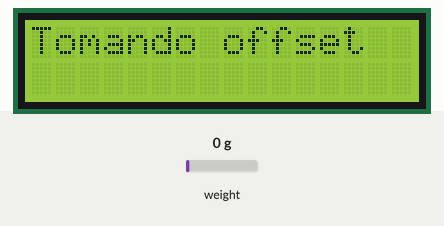
Bench run of a sketch on a simulated ESP8266 (NodeMCU). Parts: 16×2 character LCD. The inputs (shaded band) are chosen by the test bench; at power-on: weight on the scale 0 g. WiFi joins after 1.5 s; servers stay silent unless stated.

Above: at 2.7 s.
At 11.5 s:
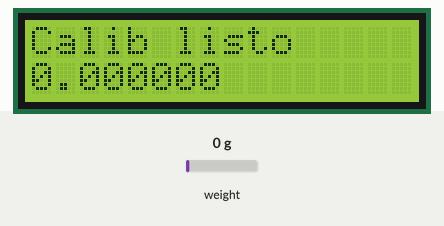
14.7 s: weight on the scale set to 100 g
At 17.1 s:
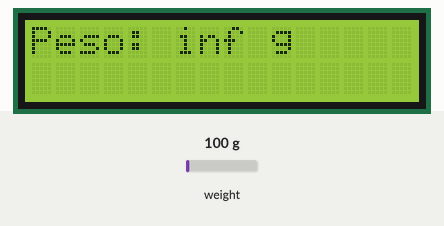
Timing chart, 0 to 18.6 s (numbered marks = the images above; inputs shaded):
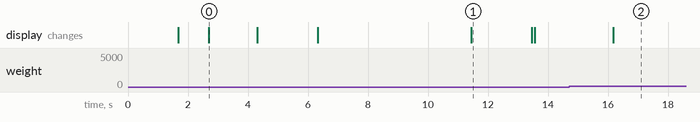

The sketch:

Codigo_Weight_API.ino
```cpp
#include "HX711.h"
#include <Wire.h>
#include <LiquidCrystal_I2C.h>
#include <ESP8266WiFi.h>
#include <WiFiClient.h>
#include <ESP8266HTTPClient.h>

const char* ssid = "Tec-IoT";
const char* password = "spotless.magnetic.bridge";
HTTPClient httpClient;
WiFiClient wClient;
String URL = "http://10.22.194.2:5074/Sensores";

LiquidCrystal_I2C lcd(0x27, 16, 2);

#define DT  D2
#define SCK D1

HX711 scale;

const float referenciaPeso = 210.0;

long offset = 0;
float calibration_factor = 1.0;
float prevWeight = 0;

void setup() {

  WiFi.mode(WIFI_STA);
  WiFi.disconnect();
  delay(100);
  WiFi.begin(ssid, password);

  while (WiFi.status() != WL_CONNECTED) {
    delay(500);
  }

  Wire.begin(D5, D6);
  lcd.init();
  lcd.backlight();
  lcd.clear();

  lcd.setCursor(0, 0);
  lcd.print("Iniciando...");
  delay(1000);

  scale.begin(DT, SCK);

  calibrarCelda(referenciaPeso);

}

void loop() {
  if (scale.is_ready()) {
    long reading = scale.read();
    float weight = (reading - offset) / calibration_factor;

    if (weight < 0.5) weight = 0;

    lcd.clear();
    lcd.setCursor(0, 0);
    lcd.print("Peso: ");
    lcd.print(weight);
    lcd.print(" g");

    if(abs(prevWeight - weight) >= 10){
      float diference = weight - prevWeight;
      guardarBD(weight, diference);
    }

    prevWeight = weight;

  } else {
    lcd.setCursor(0, 0);
    lcd.print("HX711 no listo  ");
  }
  delay(2500);
}

void calibrarCelda(float pesoReferencia) {
  lcd.clear();
  lcd.setCursor(0, 0);
  lcd.print("Tomando offset");
  delay(1500);

  offset = scale.read();

  lcd.clear();
  lcd.setCursor(0, 0);
  lcd.print("Offset:");
  lcd.setCursor(0, 1);
  lcd.print(offset);
  delay(2000);

  lcd.clear();
  lcd.setCursor(0, 0);
  lcd.print("Pon el peso...");
  delay(5000);

  long lecturaConPeso = scale.read();

  calibration_factor = (float)(lecturaConPeso - offset) / pesoReferencia;

  lcd.clear();
  lcd.setCursor(0, 0);
  lcd.print("Calib listo");
  lcd.setCursor(0, 1);
  lcd.print(calibration_factor, 6);
  delay(2000);

  lcd.clear();
}

void guardarBD(float weight, float change){
  if(WiFi.status() == WL_CONNECTED){
    String pesoStr = String(weight);
    String changeStr = String(change);

    String postData;
    postData = "{\"Peso_detectado\":" + pesoStr +
    ", \"Cambio\":" + changeStr +
    ", \"Id_estante\": \"EST001\"}";

    httpClient.begin(wClient, URL);
    httpClient.addHeader("Content-Type", "application/json");

    int httpCode = httpClient.POST(postData);

    httpClient.end();
  }
  return;
}
```

Measured:
- after the input at 14.7 s, the display: changes after 1.5 s (image 2)
- what the display in image 0 shows lasts 1.6 s, from 2.7 s to 4.3 s
- what the display in image 1 shows lasts 2.1 s, from 11.4 s to 13.5 s
